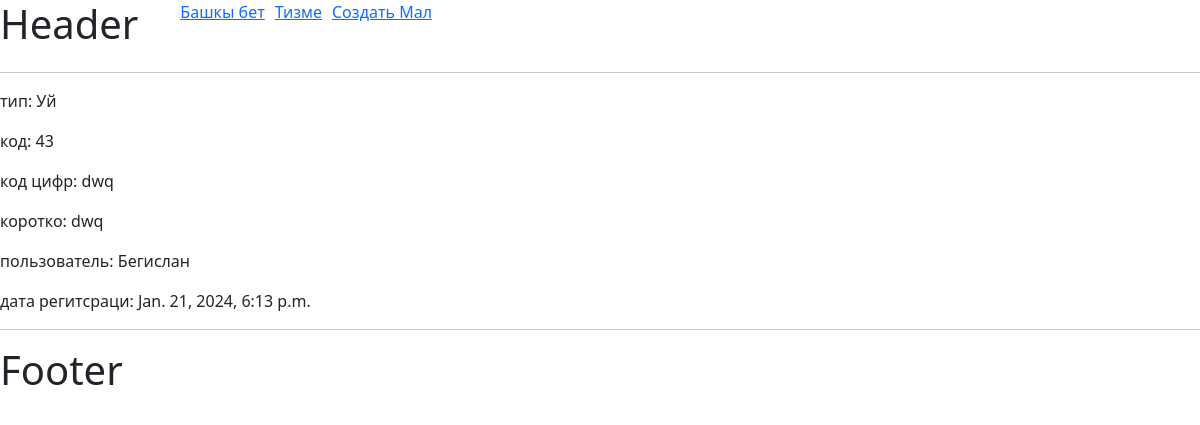
Screenshot of /list/detail/2 with the database file from the repository.
### charbamodel/models.py (models this page shows, shortened)
class Charba(models.Model):
    type_charba = models.ForeignKey(TypeCharba, on_delete=models.CASCADE)
    code = models.IntegerField()
    code_chars = models.CharField(max_length=255)
    description = models.CharField(max_length=255, null=True)
    user = models.ForeignKey(User, on_delete=models.CASCADE)
    date_register = models.DateTimeField(auto_now_add=True)

class TypeCharba(models.Model):
    type_charba = models.CharField(max_length=255)
    def __str__(self):
        return self.type_charba

### users/models.py (models this page shows)
class User(AbstractUser):
    user_name = models.CharField(max_length=255)
    email = models.EmailField(unique=True)
    password = models.CharField(max_length=255)
    avatar = models.ImageField()
    role_user = models.ForeignKey('RoleUser', on_delete=models.CASCADE, null=True)
    user_location = models.ForeignKey(LocationVillage, on_delete=models.CASCADE, null=True)
    USERNAME_FIELD = 'email'
    REQUIRED_FIELDS = ['username']
    EMAIL_FIELD = 'email'
    def __str__(self):
        return self.user_name

### frontend/views.py (the view)
# urls.py: path('list/detail/<int:id>', list_detail, name="detail"),
def list_detail(request, id):
    detail = Charba.objects.get(id=id)
    context = {
        'detail': detail
    }
    return render(request, 'frontend/detail.html', context)

### frontend/templates/frontend/detail.html (shortened to what this page needs)
{% extends 'frontend/base.html' %}
{% block content %}
    <p>тип: {{ detail.type_charba }}</p>
    <p>код: {{ detail.code }}</p>
    <p>код цифр: {{ detail.code_chars }}</p>
    <p>коротко: {{ detail.description }}</p>
    <p>пользователь: {{ detail.user }}</p>
    <p>дата регитсраци: {{ detail.date_register }}</p>
{% endblock %}

### rows the page displays
Charba: type_charba "Уй", code "43", code_chars "dwq", description "dwq", user "Бегислан", date_register "Jan. 21, 2024, 6:13 p.m."
